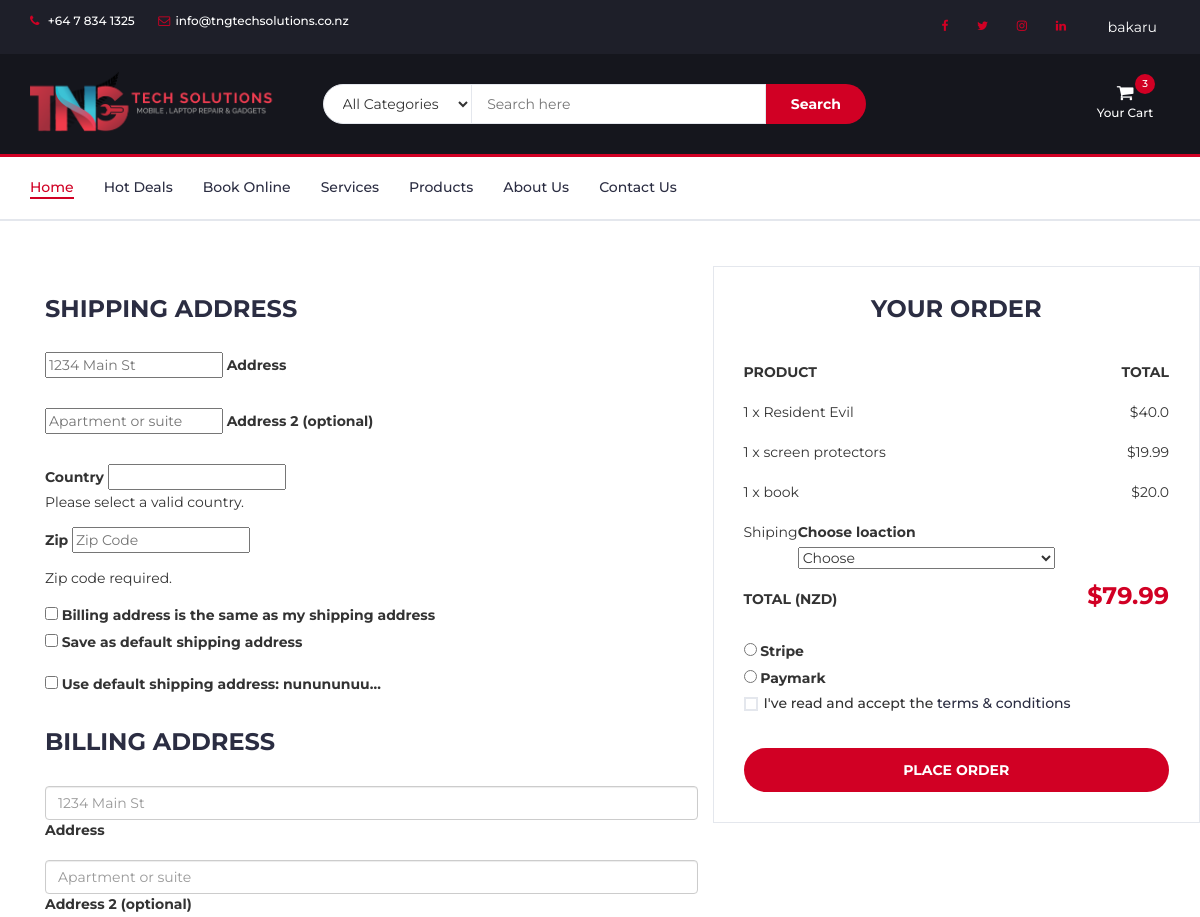
/checkout/ (signed in, upper part), run on an earlier commit of the app's database.
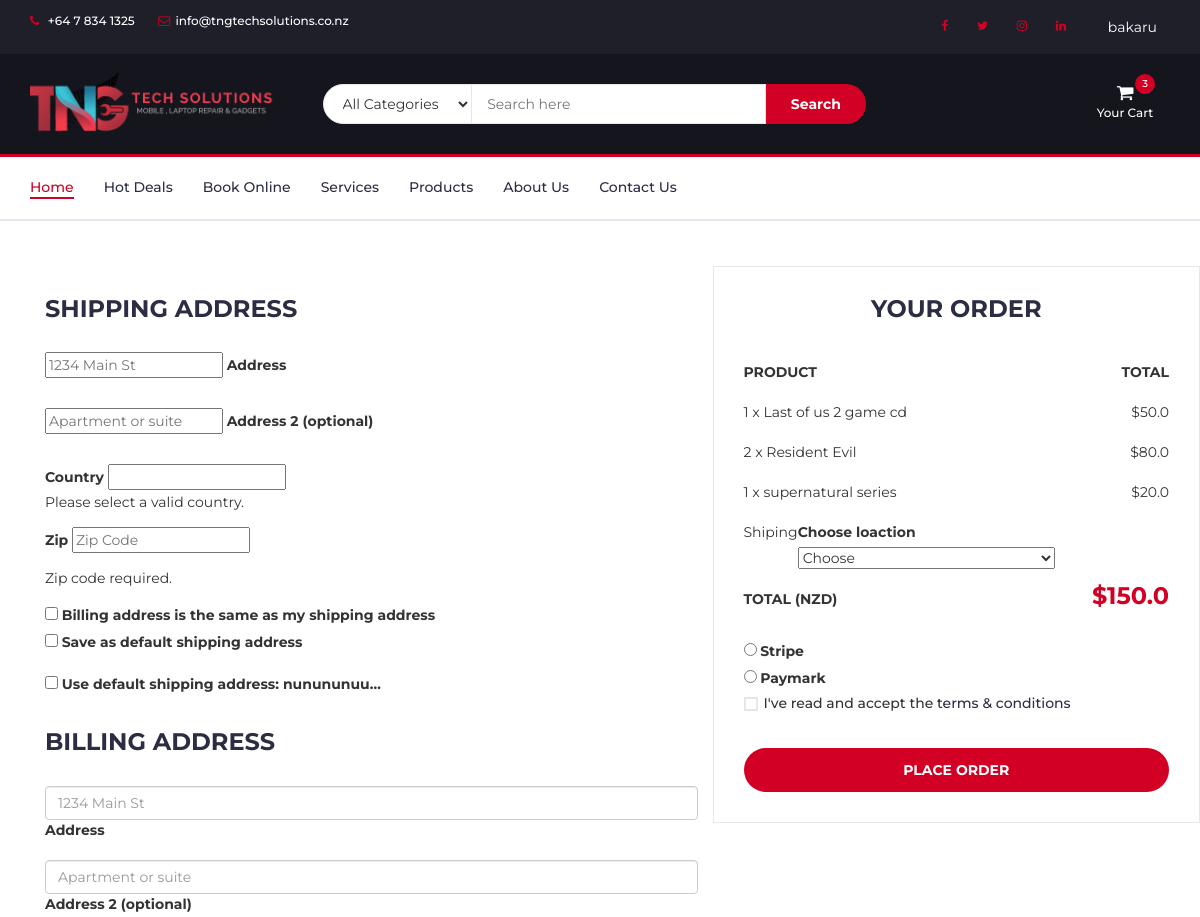
And on a later commit of the database.
### prod/models.py (models this page shows, shortened)
class OrderItem(models.Model):
    user=models.ForeignKey(User,on_delete=models.CASCADE)
    ordered=models.BooleanField(default=False)
    tngproducts=models.ForeignKey(TngProducts,on_delete=models.CASCADE,default='')
    quantity=models.IntegerField(default=1)
    def get_total_item_price(self):
        return self.quantity * self.tngproducts.Price
    def get_total_discount_price(self):
        return self.quantity * self.tngproducts.Discount_Price
    def get_final_price(self):
        if self.tngproducts.Discount_Price:
            return self.get_total_discount_price()
        return self.get_total_item_price()

class TngProducts(models.Model):
    CATEGORY_CHOICES=(
        ('A','All'),
        ('MA','Mobile Accessories'),
        ('DA','Device Accessories'),
        ('CS','Cool Stuffs'),
        ('MR','Mobile Repair'),
        ('LR','Laptop/Computer Repair'),
        ('TR','iPad/Tablet Repair')
    )
    Name=models.CharField(max_length=100)
    Details=models.TextField()
    Additional_Details=models.TextField(blank=True,null=True)
    Price=models.FloatField()
    Discount_Price=models.FloatField(blank=True,null=True)
    category=models.CharField(max_length=2,choices=CATEGORY_CHOICES,default='A')
    label=models.CharField(max_length=1,choices=LABEL_CHOICES,default='R')
    slug=models.SlugField(default='test-product')
    image=models.ImageField(default='default.jpg',upload_to='product_pics')
    image1=models.ImageField(default='default.jpg',upload_to='product_pics')
    image2=models.ImageField(default='default.jpg',upload_to='product_pics')
    image3=models.ImageField(default='default.jpg',upload_to='product_pics')
    image4=models.ImageField(default='default.jpg',upload_to='product_pics')

class Order(models.Model):
    user=models.ForeignKey(User,on_delete=models.CASCADE)
    ref_code=models.CharField(max_length=20,blank=True,null=True)
    tngproduct=models.ManyToManyField(OrderItem)
    ordered=models.BooleanField(default=False)
    start_date=models.DateTimeField(default=timezone.now)
    ordered_date=models.DateTimeField()
    shipping_address=models.ForeignKey('Address',related_name='shipping_address',on_delete=models.SET_NULL,blank=True,null=True)
    billing_address=models.ForeignKey('Address',related_name='billing_address',on_delete=models.SET_NULL,blank=True,null=True)
    payment=models.ForeignKey('Payment',on_delete=models.SET_NULL,blank=True,null=True)
    coupon = models.ForeignKey('Coupon',on_delete=models.SET_NULL,blank=True,null=True)
    being_delivered=models.BooleanField(default=False)
    received=models.BooleanField(default=False)
    refund_requested=models.BooleanField(default=False)
    refund_granted=models.BooleanField(default=False)
    def get_total(self):
        total=0
        for order_item in self.tngproduct.all():
            total+=order_item.get_final_price()
        if self.coupon:
            total-=self.coupon.amount
        return total

### prod/views.py (the view, shortened to what this page needs)
# urls.py: path('checkout/',ob.CheckoutView.as_view(),name='checku'),
class CheckoutView(LoginRequiredMixin,View):
    def get(self,*args,**kwargs):
        try:
            order=Order.objects.get(user=self.request.user,ordered=False)
            form = CheckoutForm()
            context={
                'form': form,
                'couponform': CouponForm(),
                'order': order,
                'DISPLAY_COUPON_FORM':True
            }
            shipping_address_qs = Address.objects.filter(user=self.request.user,address_type='S',default=True)
            if shipping_address_qs.exists():
                context.update({ 'default_shipping_address': shipping_address_qs[0] })
            billing_address_qs = Address.objects.filter(user=self.request.user,address_type='B',default=True)
            if billing_address_qs.exists():
                context.update({ 'default_billing_address': billing_address_qs[0] })
            return render(self.request,'prod/checkout-page.html',context)
        except ObjectDoesNotExist:
            messages.info(self.request,f'You do not have an active order')
            return redirect('checku')

### prod/forms.py
class CheckoutForm(forms.Form):
    shipping_address = forms.CharField(required=False)
    shipping_address2 = forms.CharField(required=False)
    shipping_country = CountryField(blank_label='(select country)').formfield(required=False,widget=CountrySelectWidget(attrs={
        'class':'custom-select d-block w-100'
    }))
    shipping_zip=forms.CharField(required=False)
    billing_address = forms.CharField(required=False)
    billing_address2 = forms.CharField(required=False)
    billing_country = CountryField(blank_label='(select country)').formfield(required=False,widget=CountrySelectWidget(attrs={
        'class':'custom-select d-block w-100'
    }))
    billing_zip=forms.CharField(required=False)
    same_billing_address = forms.BooleanField(required=False)
    set_default_shipping = forms.BooleanField(required=False)
    use_default_shipping = forms.BooleanField(required=False)
    set_default_billing = forms.BooleanField(required=False)
    use_default_billing = forms.BooleanField(required=False)
    payment_option=forms.ChoiceField(widget=forms.RadioSelect,choices=PAYMENT_CHOICES)
    shiploc = forms.ChoiceField(choices=DELIVERY_CHOICES)

### prod/templates/prod/checkout-page.html (shortened to what the changed rows need)
{% extends "prod/base.html" %}
{% block secheku %}
<div class="section">
<div class="container">
	<div class="section">
		<div class="container">
			<div class="row">
				<form method="POST">
				<div class="col-md-5 order-details">
					<div class="order-summary">
						{% for order_item in order.tngproduct.all %}
						<div class="order-products">
							<div class="order-col">
								<div>{{ order_item.quantity }} x {{ order_item.tngproducts.Name }}</div>
								<div>${{ order_item.get_final_price }}</div>
							</div>
						</div>
						{% endfor %}
						<div class="order-col">
							<div><strong class="order-total yetot" id="{{ order.get_total }}">$<span id="ttlw">{{ order.get_total }}</span></strong></div>
						</div>
					</div>
					<div class="d-block my-3">
						{% for value,name in form.fields.payment_option.choices %}
						<div class="custom-control custom-radio">
							<input id="{{ name }}" name="payment_option" value="{{ value }}" type="radio"
								class="custom-control-input" required>
							<label class="custom-control-label" for="{{ name }}">{{ name }}</label>
						</div>
						{% endfor %}
					</div>
				</div>
			</form>
			</div>
		</div>
	</div>
</div>
</div>
{% endblock %}

What changed in the data, as far as the page shows it:
removed OrderItem: quantity "1", tngproducts.Name "Resident Evil", get_final_price "40.0"
removed OrderItem: quantity "1", tngproducts.Name "screen protectors", get_final_price "19.99"
removed OrderItem: quantity "1", tngproducts.Name "book", get_final_price "20.0"
added OrderItem: quantity "1", tngproducts.Name "Last of us 2 game cd", get_final_price "50.0"
added OrderItem: quantity "2", tngproducts.Name "Resident Evil", get_final_price "80.0"
added OrderItem: quantity "1", tngproducts.Name "supernatural series", get_final_price "20.0"
computed for Order: get_total "79.99" → "150.0"
